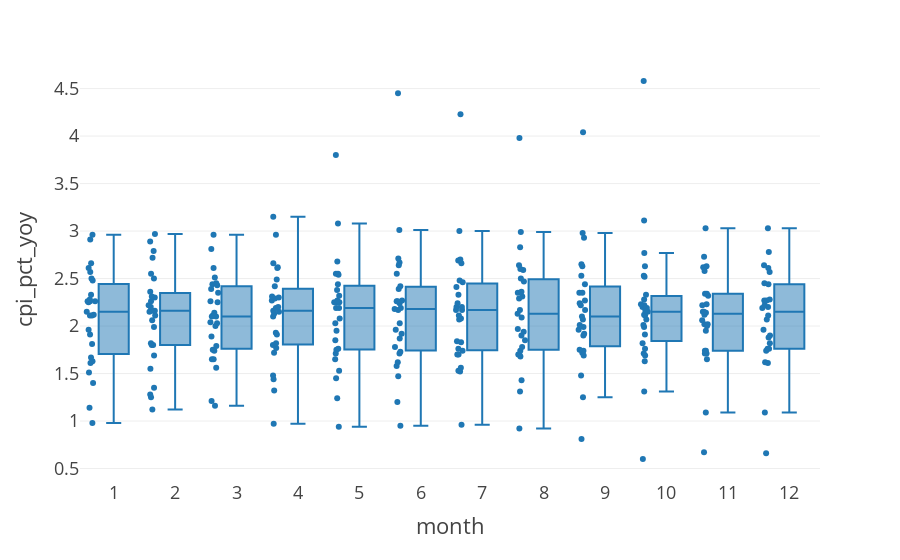
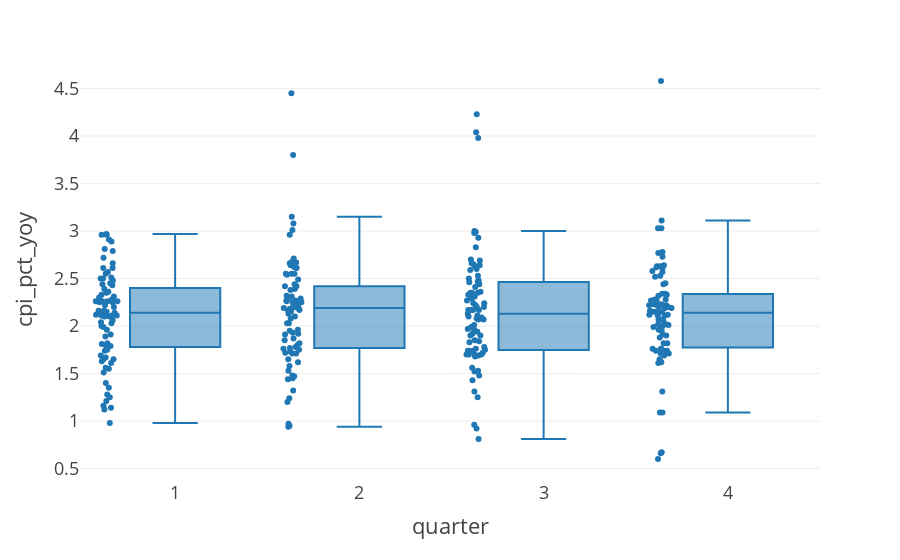

The code cell stored with these charts, in order, in its notebook:
### Code cell
fig = px.box(monthly_df[12:], x="month", y="cpi_pct_yoy", points = "all", template = "presentation",)
fig.update_layout(
    xaxis = dict(
        tickmode = 'linear',))

fig = px.box(monthly_df[12:], x="quarter", y="cpi_pct_yoy", points = "all", template = "presentation")

fig.show()

### Figure 1 — Plotly figure (JSON) as saved in the notebook; plotly's stock layout.template omitted (floating-point values rounded to 4 significant figures; data arrays with more than 128 entries replaced by an {"elided": "..."} marker saying what was removed)
{"data": [{"alignmentgroup": "True", "boxpoints": "all", "hovertemplate": "month=%{x}<br>cpi_pct_yoy=%{y}<extra></extra>", "legendgroup": "", "marker": {"color": "#1F77B4"}, "name": "", "notched": false, "offsetgroup": "", "orientation": "v", "showlegend": false, "type": "box", "x": {"elided": "322 int values"}, "x0": " ", "xaxis": "x", "y": {"elided": "322 float values"}, "y0": " ", "yaxis": "y"}], "layout": {"boxmode": "group", "legend": {"tracegroupgap": 0}, "margin": {"t": 60}, "xaxis": {"anchor": "y", "domain": [0, 1], "tickmode": "linear", "title": {"text": "month"}}, "yaxis": {"anchor": "x", "domain": [0, 1], "title": {"text": "cpi_pct_yoy"}}}}

### Figure 2 — Plotly figure (JSON) as saved in the notebook; plotly's stock layout.template omitted (floating-point values rounded to 4 significant figures; data arrays with more than 128 entries replaced by an {"elided": "..."} marker saying what was removed)
{"data": [{"alignmentgroup": "True", "boxpoints": "all", "hovertemplate": "quarter=%{x}<br>cpi_pct_yoy=%{y}<extra></extra>", "legendgroup": "", "marker": {"color": "#1F77B4"}, "name": "", "notched": false, "offsetgroup": "", "orientation": "v", "showlegend": false, "type": "box", "x": {"elided": "322 int values"}, "x0": " ", "xaxis": "x", "y": {"elided": "322 float values"}, "y0": " ", "yaxis": "y"}], "layout": {"boxmode": "group", "legend": {"tracegroupgap": 0}, "margin": {"t": 60}, "xaxis": {"anchor": "y", "domain": [0, 1], "title": {"text": "quarter"}}, "yaxis": {"anchor": "x", "domain": [0, 1], "title": {"text": "cpi_pct_yoy"}}}}
